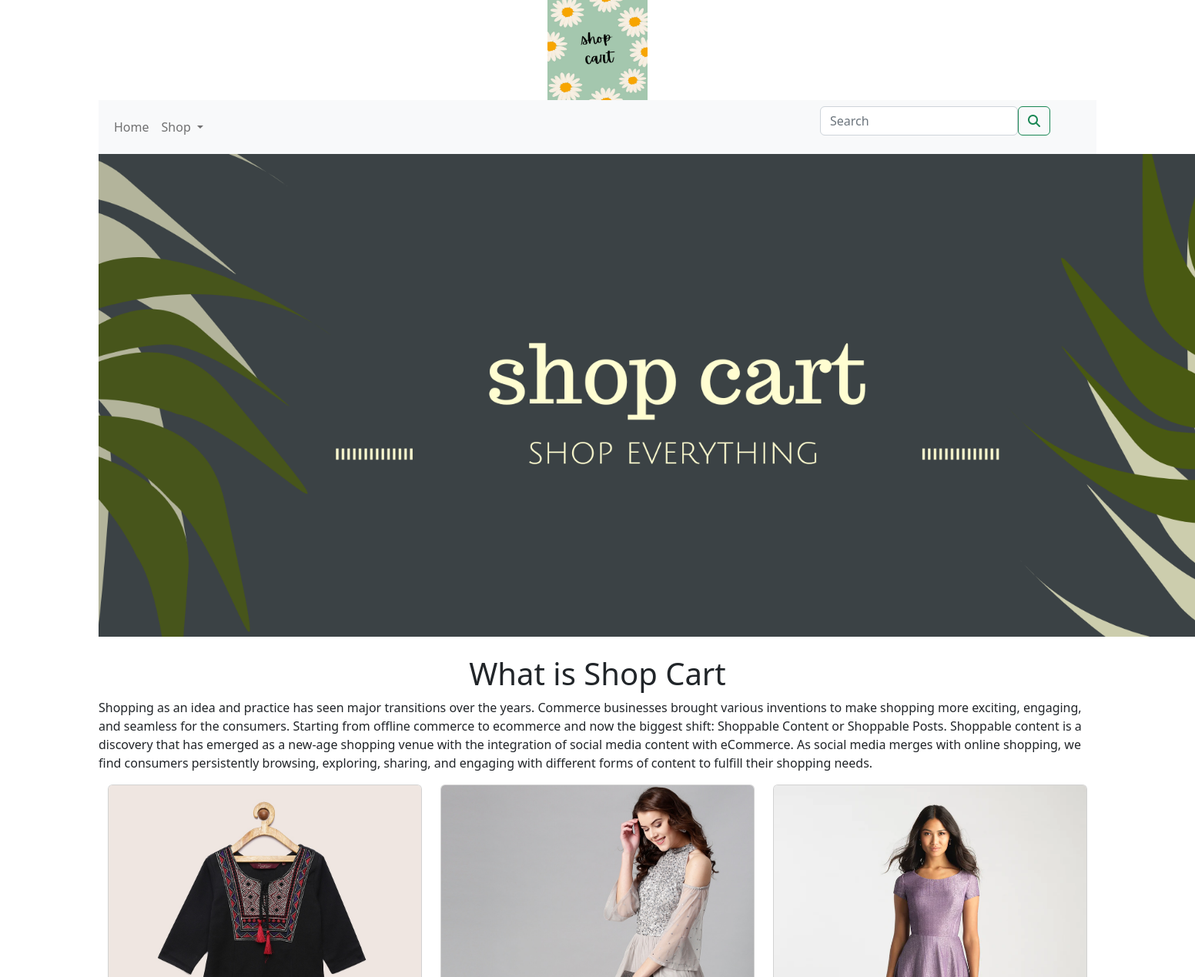
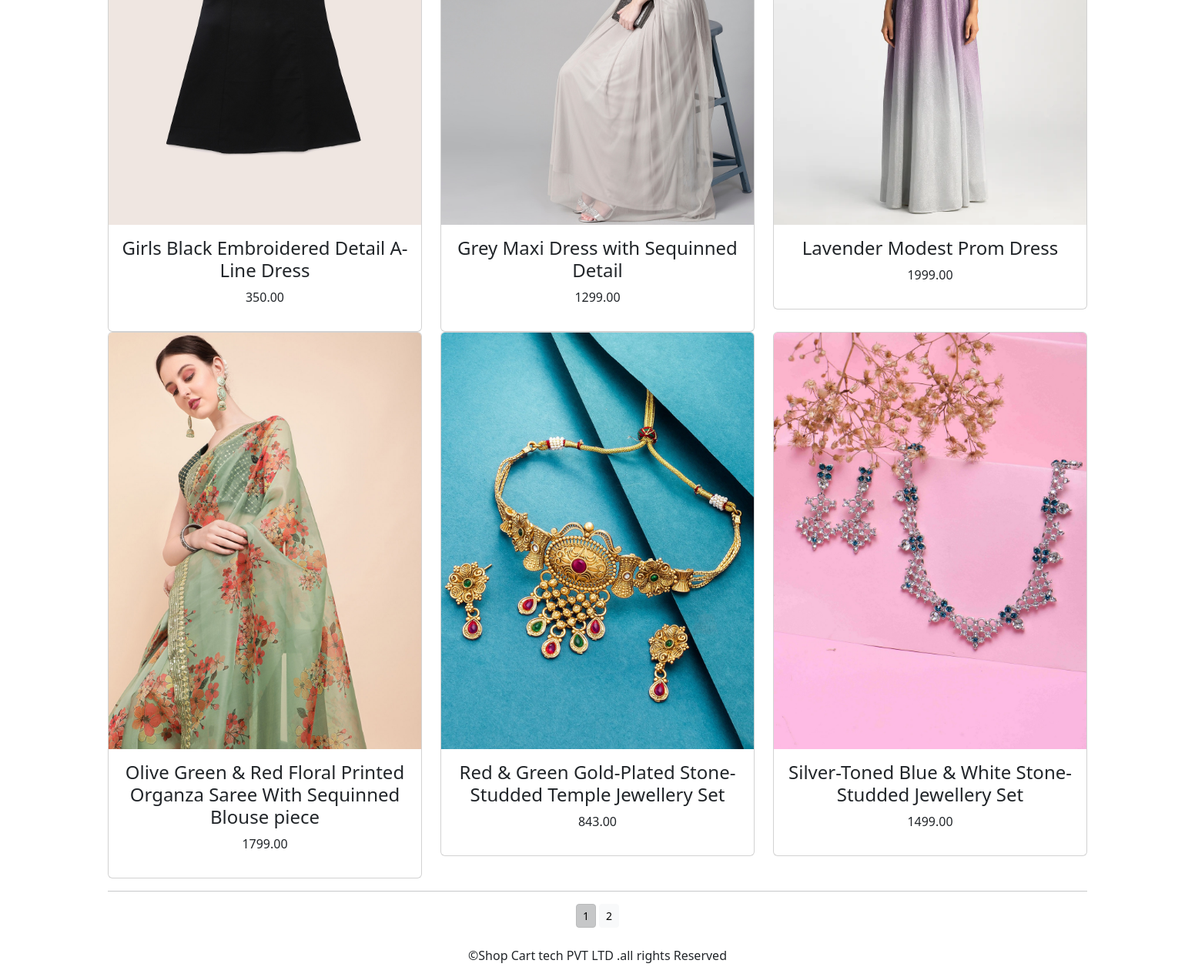
The page /shopapp/ on the database its author committed (2 pictures, top to bottom).
### shopapp/models.py (models this page shows, shortened)
class Product(models.Model):
    name = models.CharField(max_length=250,unique=True)
    slug = models.SlugField(max_length=250, unique=True)
    description = models.TextField(blank=True)
    price =models.DecimalField(max_digits=10,decimal_places=2)
    category = models.ForeignKey(Category,on_delete=models.CASCADE)
    image = models.ImageField(upload_to='product/', blank=True)
    stock = models.IntegerField()
    available = models.BooleanField(default=True)
    created = models.DateField(auto_now_add=True)
    updated = models.DateField(auto_now_add=True)
    def get_url(self):
        return reverse('shopapp:prodCatdetail',args=[self.category.slug,self.slug])
    class Meta:
        ordering = ('name',)
        verbose_name = 'product'
        verbose_name_plural = 'products'

### shopapp/views.py (the view)
# urls.py: path('', views.allProdCat, name='allProdCat'),
def allProdCat(request,c_slug=None):
    c_page=None
    products_list=None
    if c_slug!=None:
        c_page=get_object_or_404(Category,slug=c_slug)
        products_list=Product.objects.all().filter(category=c_page,available=True)
    else:
        products_list=Product.objects.all().filter(available=True)
    paginator=Paginator(products_list,6)
    try:
        page=int(request.GET.get('page','1'))
    except:
        page=1
    try:
        products=paginator.page(page)
    except (EmptyPage,InvalidPage):
        products=paginator.page(paginator.num_pages)
    return render(request,"category.html",{'category':c_page,'products':products})

### cart/context_processors.py (called while the page is built)
def counter(request):
    item_count=0
    if 'admin' in request.path:
        return {}
    else:
        try:
            cart=Cart.objects.filter(cart_id=_cart_id(request))
            car_items=CartItem.objects.all().filter(cart=cart[:1])
            for cart_item in car_items:
                item_count += cart_item.quantity
        except Cart.DoesNotExist:
            item_count =0
    return dict(item_count=item_count)

### cart/views.py (called while the page is built)
def _cart_id(request):
    cart=request.session.session_key
    if not cart:
        cart=request.session.create()
    return cart

### shopapp/context_processors.py (called while the page is built)
def menu_links(request):
    links=Category.objects.all()
    return dict(links=links)

### shopapp/models.py (called while the page is built)
     def get_url(self):
         return reverse('shopapp:products_by_category',args=[self.slug])

### template/category.html (shortened to what this page needs)
{% extends 'base.html'%}
{% load static %}
{% block content%}
<div class="mx_auto">
    {% if category %}
        <img class="my_image" src="{{category.image.url}}" alt="{{category.name}}">
</div>
    <br>
<div>
         <h1 class="text-center my_title">{{category.name}}</h1>
         <p class="text-justify">{{category.description}}</p>
</div>
    {% else %}
<div>
  <center><img class="my_image_padding" src="{% static 'image/shop cart banner.png' %}" alt="our products" width="1500px;"></center>
</div>
<br>
<div>
    <h1 class="text-center my_title"> What is Shop Cart</h1>
    <p class="text-justify">Shopping as an idea and practice has seen major transitions over the years. Commerce businesses brought various inventions to make shopping more exciting, engaging, and seamless for the consumers.
       Starting from offline commerce to ecommerce and now the biggest shift: Shoppable Content or Shoppable Posts. Shoppable content is a discovery that has emerged as a new-age shopping venue with the integration of social media content with eCommerce.
       As social media merges with online shopping, we find consumers persistently browsing, exploring, sharing, and engaging with different forms of content to fulfill their shopping needs. </p>
</div>
    {% endif %}
<div class="container">
    <div class="row mx_auto">
        {% for product in products.object_list %}
        <div class="my_bottom_margin col-9 col-sm-12 col-md-4  col-lg-4">
            <div class="card text-center" style="min-width:18rem;">
                <a href="{{product.get_url}}"><img  class="card-img-top my_image"  src="{{product.image.url}}" alt="{{product.name}}"></a>
            <div class="card-body">
               <h4>{{product.name}}</h4>
               <p>{{product.price}}</p>
            </div>
            </div>
        </div>
        {% endfor %}
    </div>
    <div class="mx_auto">
        {% if products.paginator.num_pages > 1 %}
        <hr>
        <div class="text-center">
            {% for pg in products.paginator.page_range %}
               <a href="?page={{pg}}" class="btn btn-light btn-sm {% if products.number == pg%} active {% endif %}}">{{pg}}</a>
            {% endfor %}
        </div>
          {% endif %}
    </div>
    <br>
</div>
{% endblock %}

### template/base.html (shortened to what this page needs)
{% load static %}
<html lang="en">
<head>
     <link href="https://cdn.jsdelivr.net/npm/bootstrap@5.2.1/dist/css/bootstrap.min.css" rel="stylesheet">
</head>
<body>
<div class="container">
{% include 'header.html' %}
{% include 'navbar.html' %}
{% block content %}
{% endblock %}
</div>
{% include 'footer.html' %}
</body>
</html>

### template/header.html
{% load static %}
<header>
  <center>
    <a href="{% url 'shopapp:allProdCat' %}"></a><img src="{% static 'image/shop cart logo.png' %}" alt="longimage" width="130px;" height="130px;">
  </center>
</header>

### template/navbar.html (shortened to what this page needs)
<nav class="navbar navbar-expand-lg navbar-light bg-light">
  <div class="container-fluid">
    <div class="collapse navbar-collapse" id="navbarSupportedContent">
      <ul class="navbar-nav me-auto mb-2 mb-lg-0">
        <li class="nav-item">
          <a class="nav-link" href="#"> Home </a>
        </li>
        <li class="nav-item dropdown  {% if 'shopapp' in request.path %} active {% endif %}">
          <a class="nav-link dropdown-toggle" href="#" id="navbarDropdown" role="button" data-bs-toggle="dropdown" aria-expanded="false">
            Shop
          </a>
        </li>
      </ul>
       <form class="d-flex me-5" role="search" action="{% url 'search_app:SearchResult' %}" method="get">
        <input class="form-control " style="margin-left:750px; " type="search" placeholder="Search" aria-label="Search" name="q">
        <button class="btn btn-outline-success" type="submit"><i class="fa fa-search"></i></button>
      </form>
    </div>
  </div>
</nav>

### template/footer.html
<div class="footer navbar-fixed-bottom my_footer">
  <p class="text-center">&copy;Shop Cart tech PVT LTD .all rights Reserved </p>
</div>

### rows shown on the page
Product: image (picture), name "Girls Black Embroidered Detail A-Line Dress", price "350.00"
Product: image (picture), name "Grey Maxi Dress with Sequinned Detail", price "1299.00"
Product: image (picture), name "Lavender Modest Prom Dress", price "1999.00"
Product: image (picture), name "Olive Green & Red Floral Printed Organza Saree With Sequinned Blouse piece", price "1799.00"
Product: image (picture), name "Red & Green Gold-Plated Stone-Studded Temple Jewellery Set", price "843.00"
Product: image (picture), name "Silver-Toned Blue & White Stone-Studded Jewellery Set", price "1499.00"

### other values the page prints
{{ pg }} "1" "2"
